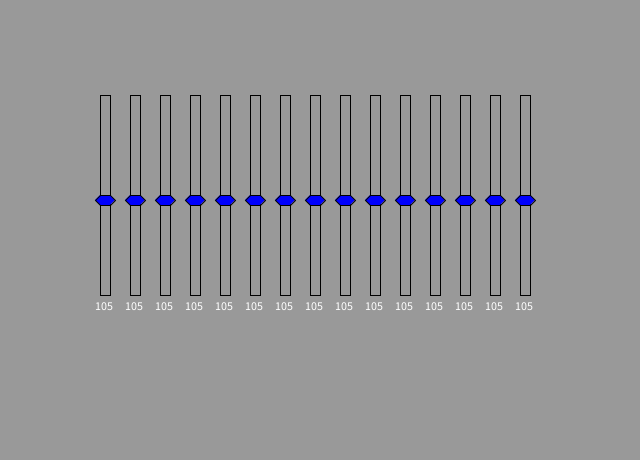
Frame 1 (no input)
Frame 60 (the mouse pressed at the canvas centre just before this capture): identical to frame 1, image omitted
Frame 120 (the mouse held since frame 60 and released just before this capture): identical to frame 1, image omitted

The Processing sketch that drew this single still picture (run headless with seeded random() and noise(); from frame 60 on, the mouse is pressed at the canvas centre):

// Processing sketch: Handles
// ── Handles.pde
/**
 * Handles. 
 * 
 * Click and drag the white boxes to change their position. 
 * Add custom shape.
 */
 
/* System variables set by size(w,h) function.
 * width = w    height = h
 */
 
PShape knob;
PFont f;

//Handle[] handles;
Slider[] handles;

void setup() {
  // w, h
  size(640, 460);
 
  // Slider parameters
  int num = 15;        // number of sliders to make for panel
  handles = new Slider[num];
  int px = 100;        // origin x of panel
  int py = 100;        // origin y of panel
  int sOffset = 30;    // spacing of sliders in x direction 
  for (int i = 0; i < handles.length; i++) {
    handles[i] = new Slider(px+(i*sOffset), py, handles);
  }
}

void draw() {
  background(153);
  
  for (int i = 0; i < handles.length; i++) {
    handles[i].update();
    handles[i].display();
  }
}

void mouseReleased()  {
  for (int i = 0; i < handles.length; i++) {
    handles[i].releaseEvent();
  }
}


// Defines a HIT box for the mouse pointer
boolean overRect(int x, int y, int bw, int bh) {
  if (mouseX >= x && mouseX <= x+bw && 
      mouseY >= y && mouseY <= y+bh) {
    return true;
  } else {
    return false;
  }
}

int lock(int val, int minv, int maxv) { 
  return  min(max(val, minv), maxv); 
} 

// ── Handle.pde
/**
 * Slider widget class based on Handles example code.
 */

class Handle {
  
  int x, y;
  int boxx, boxy;
  int stretch;
  int size;
  boolean over;
  boolean press;
  boolean locked = false;
  boolean otherslocked = false;
  Handle[] others;
  
  PShape ks;
  
  //      xpos,   ypos, length,   size,    ref
  Handle(int ix, int iy, int il, int is, Handle[] o, PShape s) {
    x = ix;
    y = iy;
    stretch = il;
    size = is;
    boxx = x+stretch - size/2;
    boxy = y - size/2;
    others = o;
    ks = s;
  }
  
  void update() {
    boxx = x+stretch;
    boxy = y - size/2;
    
    for (int i=0; i<others.length; i++) {
      if (others[i].locked == true) {
        otherslocked = true;
        break;
      } else {
        otherslocked = false;
      }  
    }
    
    if (otherslocked == false) {
      overEvent();
      pressEvent();
    }
    
    if (press) {
      stretch = lock(mouseX-width/2-size/2, 0, width/2-size-1);
    }
  }
  
  void overEvent() {
    if (overRect(boxx, boxy, size, size)) {
      over = true;
    } else {
      over = false;
    }
  }
  
  void pressEvent() {
    if (over && mousePressed || locked) {
      press = true;
      locked = true;
    } else {
      press = false;
    }
  }
  
  void releaseEvent() {
    locked = false;
  }

  void display() {
    shape(ks, boxx, boxy);
  }
/*  
  void display() {
    // Set the fill color to WHITE
    fill(255);
    // Set line color to BLACK
    stroke(0);
    // Draw the box
    rect(boxx, boxy, size, size);
  }
 */
 
/* 
  void display() {
    // Draw a line from the base to the left side of the box.
    line(x, y, x+stretch, y);
    // Set the fill color to WHITE
    fill(255);
    // Set line color to BLACK
    stroke(0);
    // Draw the box
    rect(boxx, boxy, size, size);
    // Draw an X in the box
    if (over || press) {
      line(boxx, boxy, boxx+size, boxy+size);
      line(boxx, boxy+size, boxx+size, boxy);
    }
  }
 */

}

// ── Slider.pde
/**
 * Slider widget class based on Handles example code.
 */

class Slider {

  int x, y;
  int boxx, boxy;
  int stretch;
  int size;
  boolean over;
  boolean press;
  boolean locked = false;
  boolean otherslocked = false;
  Slider[] others;

  PShape ks;
  int ox, oy;
  int bw, bh;

  //  initial xpos, initial ypos, initial length,   size,    ref
  Slider(int ix, int iy, Slider[] o) {
    bw = 10;
    bh = 200;
    x = ix;
    y = iy;
    stretch = iy + (bh/2);
    size = 10;          // used in mouse-over detect.
    boxx = x;
    boxy = y;
    others = o;
    // Save original x,y
    ox = x;
    oy = y-5;    // half size h
    // set base dimentions

    // Create a custom knob
    knob = createShape();
    knob.beginShape();
    knob.fill(0, 0, 255);    // set fill color RGB
    knob.stroke(0);        // BLACK outline.

    // make a double trapazoid
    //          x, y
    knob.vertex(5, 0);
    knob.vertex(15, 0);
    knob.vertex(20, 5);
    knob.vertex(15, 10);
    knob.vertex(5, 10);
    knob.vertex(0, 5);
    knob.vertex(5, 0);
    knob.endShape(CLOSE);
    /*
  // make a right pointing triangle
     //          x, y
     knob.vertex(0,0);
     knob.vertex(10,5);
     knob.vertex(0,10);
     knob.vertex(0,0);
     knob.endShape(CLOSE);
     */

    ks = knob;
  }

  void update() {
    boxx = x-5;             // center of knob
    boxy = stretch-5;       // center of knob

    for (int i=0; i<others.length; i++) {
      if (others[i].locked == true) {
        otherslocked = true;
        break;
      } else {
        otherslocked = false;
      }
    }

    if (otherslocked == false) {
      overEvent();
      pressEvent();
    }

    if (press) {
      stretch = lock(mouseY, oy, oy+bh);
    }
  }

  void overEvent() {
    if (overRect(boxx, boxy, size*2, size)) {
      over = true;
    } else {
      over = false;
    }
  }

  void pressEvent() {
    if (over && mousePressed || locked) {
      press = true;
      locked = true;
    } else {
      press = false;
    }
  }

  void releaseEvent() {
    locked = false;
  }

  void display() {
    // Just at outline of base.
    noFill();
    stroke(0);
    // Draw base x,y,w,h at original position.
    rect(ox, oy, bw, bh);
    // Draw knob shape.
    shape(ks, boxx, boxy);
    // Draw text box
    fill(255);                  // text color
    text(String.valueOf(stretch-oy), ox-5, oy+bh+15);
  }
  /*  
   void display() {
   // Set the fill color to WHITE
   fill(255);
   // Set line color to BLACK
   stroke(0);
   // Draw the box
   rect(boxx, boxy, size, size);
   }
   */

  /* 
   void display() {
   // Draw a line from the base to the left side of the box.
   line(x, y, x+stretch, y);
   // Set the fill color to WHITE
   fill(255);
   // Set line color to BLACK
   stroke(0);
   // Draw the box
   rect(boxx, boxy, size, size);
   // Draw an X in the box
   if (over || press) {
   line(boxx, boxy, boxx+size, boxy+size);
   line(boxx, boxy+size, boxx+size, boxy);
   }
   }
   */
}
